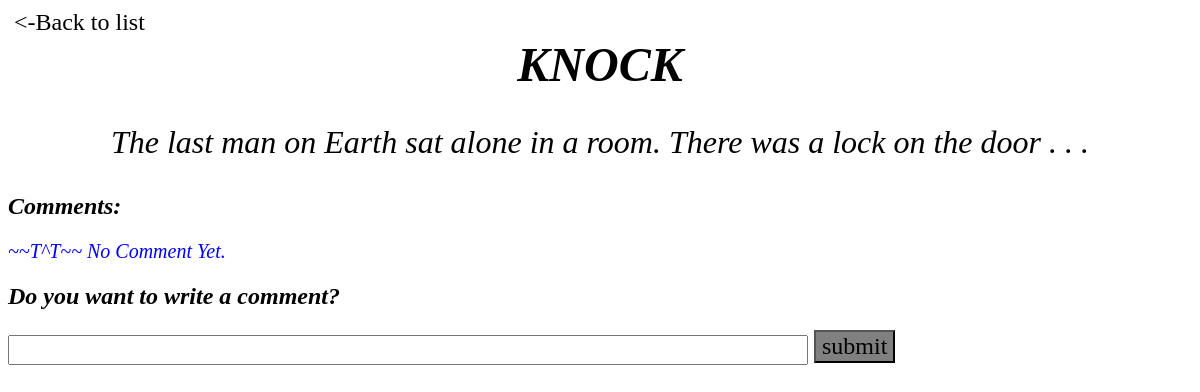
The page /storys/1/ on the database as committed earlier.
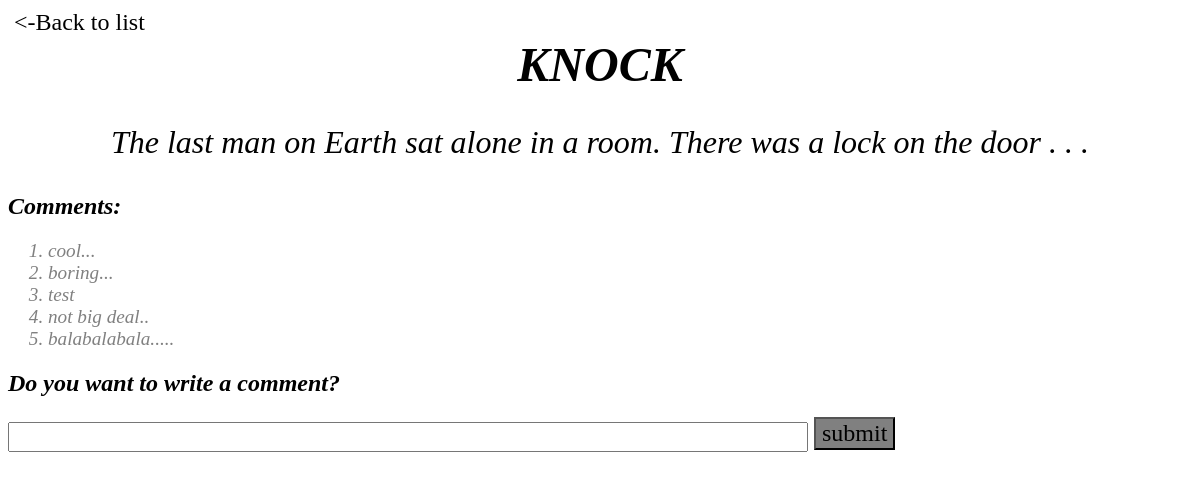
The same page on the database as committed later.
### storys/models.py (models this page shows, shortened)
class Comment(models.Model):
	story=models.ForeignKey(Story)
	Comment_text=models.CharField(max_length=2000)

### storys/templates/storys/detail.html (shortened to what this page needs)
{% load staticfiles %}
<link style="text/css" rel="stylesheet" href="{% static 'storys/stylesheet.css'%}"/>
<head>
</head>
{% if story %}
<body>
	<form action="{% url 'back' story.id %}" methond="post">
		<input id="back" type="submit" value="<-Back to list"/>
	</form>
	<h1 style="font-size:3em">
		<em>{% block title %}{{story.title|upper}}{% endblock %}<em>
	</h1>
	<p style="font-size:2em; text-align:center">{{story.content}}</p>
	<h2>Comments:</h2>
		{% if story.comment_set.all%}
			<ol>
				{% for c in story.comment_set.all %}
					<li style="font-size:1.2em; color:gray">{{c.Comment_text}}</li>
				{% endfor %}
			</ol>
		{% else %}
			<p style="color: blue; font-size:20px"><em> ~~T^T~~ No Comment Yet.</em></p>
		{% endif %}
	<h2>Do you want to write a comment?</h2>
		<form class="form" action="{% url 'comm' story.id %}" method="post">
			<input class="textfield" type="text" name="comment"/>
			<input class="button" type="submit" value="submit"/>
			{% endif %}
		</form>
</body>

Rows that differ between the two databases and show on the page:
added Comment: Comment_text "cool..."
added Comment: Comment_text "boring..."
added Comment: Comment_text "test"
added Comment: Comment_text "not big deal.."
added Comment: Comment_text "balabalabala....."
Other text that changed with them:
text no longer shown: "~~T^T~~ No Comment Yet."
